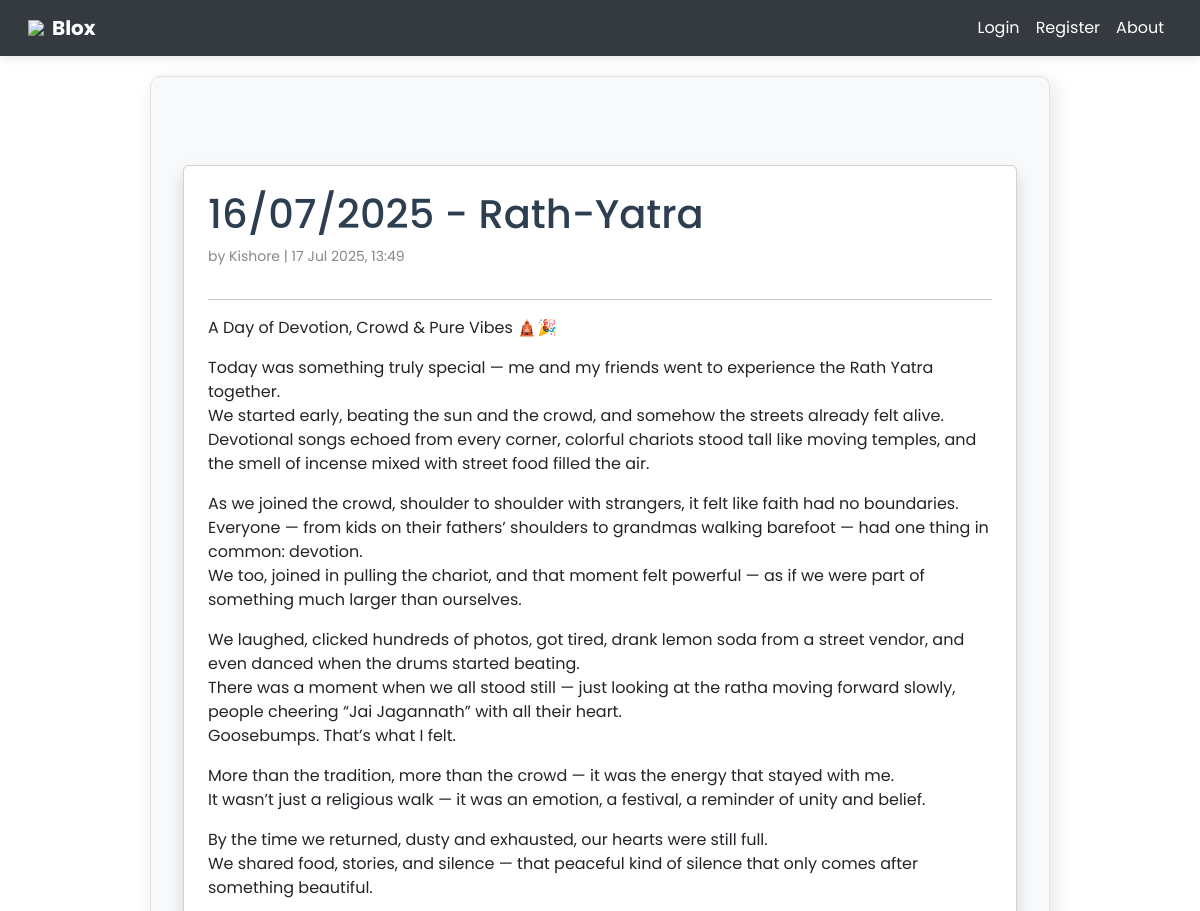
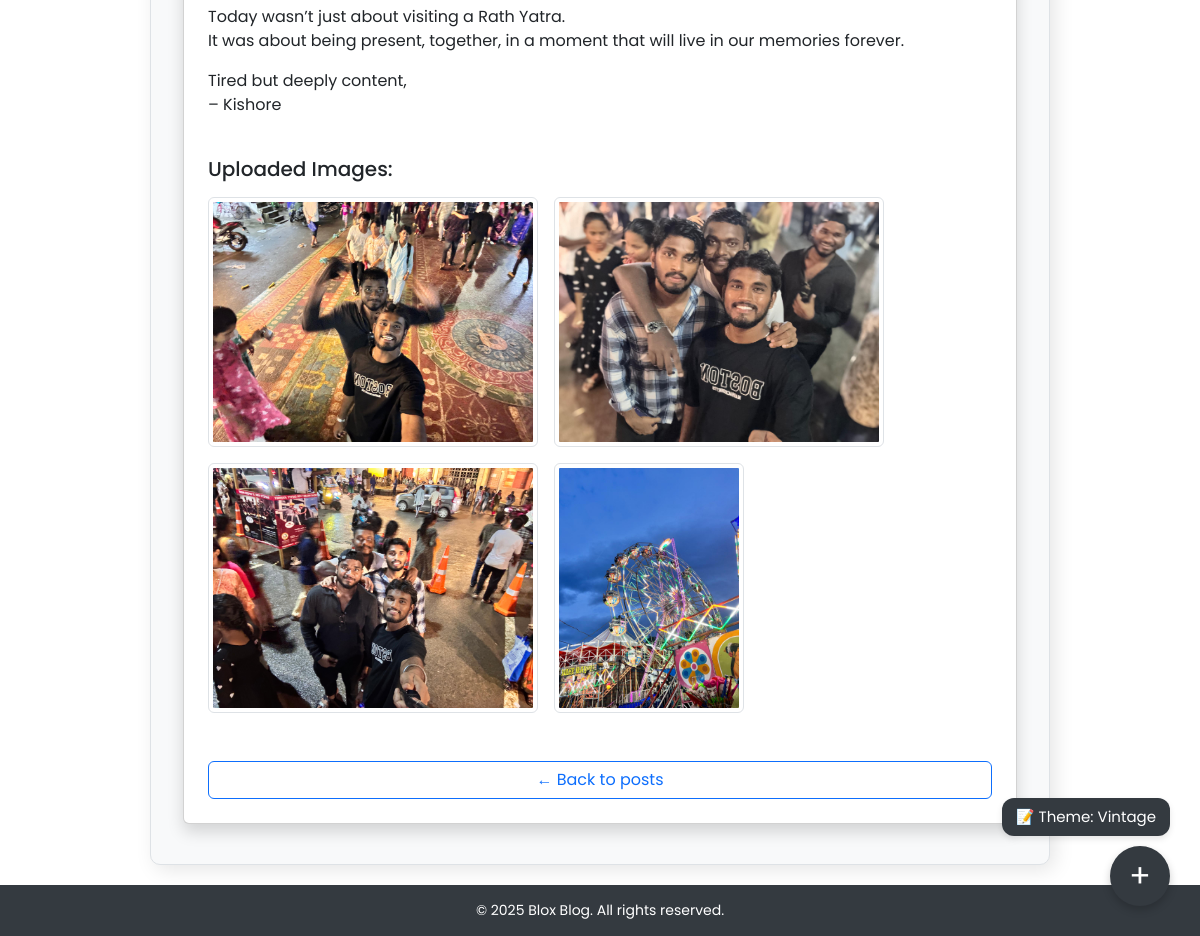
The page /post/26/ on the database its author committed (2 pictures, top to bottom).
### blog/models.py (models this page shows)
class Post(models.Model):
    title = models.CharField(max_length=255)
    content = models.TextField()
    audio = models.FileField(upload_to='audios/', blank=True, null=True)
    created_at = models.DateTimeField(auto_now_add=True)
    author = models.ForeignKey(User, on_delete=models.CASCADE)

class PostImage(models.Model):
    post = models.ForeignKey(Post, on_delete=models.CASCADE, related_name='images')
    image = models.ImageField(upload_to='post_images/')

### blog/views.py (the view)
# urls.py: path('post/<int:pk>/', views.post_detail, name='post_detail'),
def post_detail(request, pk):
    post = get_object_or_404(Post, pk=pk)
    return render(request, 'blog/post_detail.html', {'post': post})

### blog/templates/blog/post_detail.html (shortened to what this page needs)
{% extends 'blog/base.html' %}
{% block content %}
<div class="container mt-5">
    <div class="card shadow p-4">
        <h1 class="mb-2">{{ post.title }}</h1>
        <p class="meta">by {{ post.author }} | {{ post.created_at|date:"d M Y, H:i" }}</p>
        <hr>
        <div class="mb-4">{{ post.content|linebreaks }}</div>
        <h5 class="mb-3">Uploaded Images:</h5>
        {% if post.images.all %}
        <div class="d-flex flex-wrap gap-3 mb-4">
            {% for image in post.images.all %}
                <img src="{{ image.image.url }}" alt="Post Image" class="img-thumbnail" style="max-height: 250px;">
            {% endfor %}
        </div>
        {% else %}
            <p class="text-muted">No images uploaded for this post.</p>
        {% endif %}
        <a class="back btn btn-outline-primary mt-4" href="{% url 'post_list' %}">&larr; Back to posts</a>
    </div>
</div>
{% endblock %}

### blog/templates/blog/base.html (style rules this page uses)
body.theme-professional { --bg-color: #ffffff; --text-color: #1a1a1a; --accent-color: #343a40; --paper-color: #f8f9fa; --border-color: #dee2e6; --font-family: 'Poppins', sans-serif; }
body { background: var(--bg-color); color: var(--text-color); font-family: var(--font-family); min-height: 100vh; display: flex; flex-direction: column; }

### blog/templates/blog/post_detail.html (style rules this page uses)
.container { max-width: 900px; margin: auto; }
h1 { color: #2c3e50; }
.meta { color: #888; font-size: 14px; }

### rows shown on the page
Post: title "16/07/2025 - Rath-Yatra", author "Kishore", created_at "17 Jul 2025, 13:49", content "A Day of Devotion, Crowd & Pure Vibes 🛕🎉 Today was something truly special — me and my friends went to experience the Rath Yatra together. We started early, beating the sun and the crowd, and somehow the streets already felt alive. Devotional songs echoed from every corner, colorful chariots stood tall like moving temples, and the smell of incense mixed with street food filled the air. As we joined the crowd, shoulder to shoulder with strangers, it felt like faith had no boundaries. Everyone — from kids on their fathers’ shoulders to grandmas walking barefoot — had one thing in common: devotion. We too, joined in pulling the chariot, and that moment felt powerful — as if we were part of…"
PostImage: image (picture)
PostImage: image (picture)
PostImage: image (picture)
PostImage: image (picture)

### other values the page prints
{{ year|default:"2025" }} "2025"
